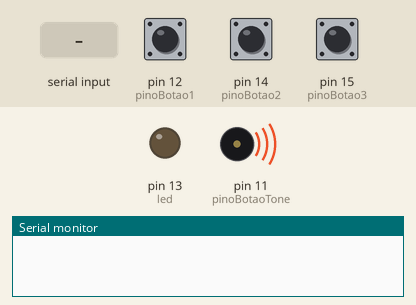
Bench run of a sketch on a simulated Arduino Uno, built with avr-gcc and run on an emulated ATmega328P. On the bench: output pins drawn as LEDs (lit = HIGH), buzzer (waves = sounding), the last lines printed to the serial monitor. The inputs (shaded band) are chosen by the test bench; at power-on: pin 12 (pinoBotao1) LOW, pin 14 (pinoBotao2) LOW, pin 15 (pinoBotao3) LOW.

Above: at 0.4 s.
At 3.4 s:
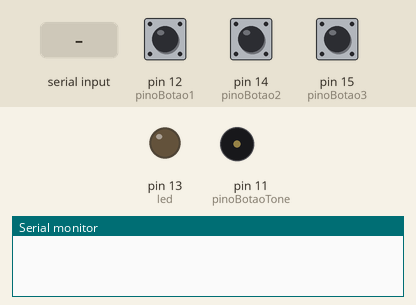
3.5 s: "1" received over Serial
At 4.2 s:
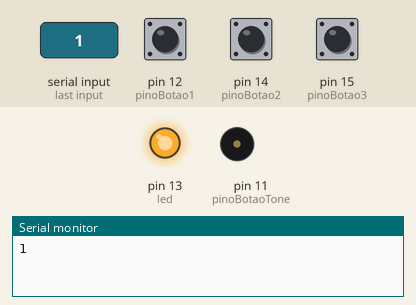
Timing chart, 0 to 6.5 s (numbered marks = the images above; inputs shaded):
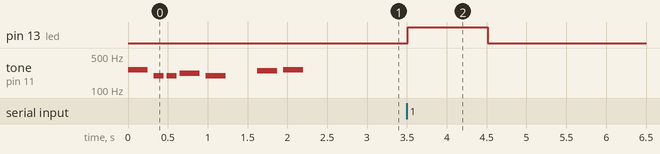

Measured:
- after the input at 3.5 s, pin 13 (led): LOW → HIGH at once, → LOW 1.0 s later

The sketch:

PrototipoShildMultiV1.ino
```cpp
#include "pitches.h"

/////////////////////////// includes IR
#include <IRremote.h>
IRsend irsend; // IR SALA

// Pin 13 has an LED connected on most Arduino boards.
// give it a name:
int led = 13;
String cmd = "";

//bt
byte pinoBotao1 = 12;//
byte pinoBotao2 = 14;//A0
byte pinoBotao3 = 15;//A1

byte pinoBotaoTone = 11;//

const long DEBOUNCE_DELAY_1 = 100;
int leitura_anterior_1 = 0;
int leitura_anterior_db_1 = 0;
long time_ultimo_debounce_1 = 0;
int debounce_ok_1 = 0;

const long DEBOUNCE_DELAY_2 = 100;
int leitura_anterior_2 = 0;
int leitura_anterior_db_2 = 0;
long time_ultimo_debounce_2 = 0;
int debounce_ok_2 = 0;

const long DEBOUNCE_DELAY_3 = 100;
int leitura_anterior_3 = 0;
int leitura_anterior_db_3 = 0;
long time_ultimo_debounce_3 = 0;
int debounce_ok_3 = 0;

// notes in the melody:
int melody[] = {
  NOTE_C4, NOTE_G3,NOTE_G3, NOTE_A3, NOTE_G3,0, NOTE_B3, NOTE_C4};

// note durations: 4 = quarter note, 8 = eighth note, etc.:
int noteDurations[] = {
  4, 8, 8, 4,4,4,4,4 };

void setup() {


  Serial.begin(9600);
  pinMode(pinoBotao1, INPUT);//bt1
  pinMode(pinoBotao2, INPUT);
  pinMode(pinoBotao3, INPUT);

  pinMode(led, OUTPUT);

  musica();

}

void loop() {
  /////// RECEBE SERIAL //-----------------------------------------------------------------------------------------------------------

  if(Serial.available() > 0) // serial pc
  {
    while(Serial.available() > 0)
    {
      cmd += char(Serial.read());
      delay(10);
    }
    Serial.println(cmd);
  }


  if (cmd.length() >0) {

    if(cmd == "1"){ led8(); }


    cmd = "";
  }
   botoes();


}

void musica()
{
// iterate over the notes of the melody:
  for (int thisNote = 0; thisNote < 8; thisNote++) {

    // to calculate the note duration, take one second
    // divided by the note type.
    //e.g. quarter note = 1000 / 4, eighth note = 1000/8, etc.
    int noteDuration = 1000/noteDurations[thisNote];
    tone(pinoBotaoTone, melody[thisNote],noteDuration);

    // to distinguish the notes, set a minimum time between them.
    // the note's duration + 30% seems to work well:
    int pauseBetweenNotes = noteDuration * 1.30;
    delay(pauseBetweenNotes);
    // stop the tone playing:
    noTone(pinoBotaoTone);
  }
}


void botoes()
{
  int leitura_atual_1 = digitalRead(pinoBotao1);
  if(leitura_atual_1 != leitura_anterior_1){time_ultimo_debounce_1 = millis(); debounce_ok_1;}
  if((millis()-time_ultimo_debounce_1)>DEBOUNCE_DELAY_1){debounce_ok_1=1;}
  if(debounce_ok_1 == 1){
    if(leitura_atual_1 == 1 && leitura_anterior_db_1 == 0){
      ligaTv();
      led8();
    }
    leitura_anterior_db_1 = leitura_atual_1;

  }

  int leitura_atual_2 = digitalRead(pinoBotao2);
  if(leitura_atual_2 != leitura_anterior_2){time_ultimo_debounce_2 = millis(); debounce_ok_2;}
  if((millis()-time_ultimo_debounce_2)>DEBOUNCE_DELAY_2){debounce_ok_2=1;}
  if(debounce_ok_2 == 1){
    if(leitura_atual_2 == 1 && leitura_anterior_db_2 == 0){
      volumeTvMais();
      led8();
    }
    leitura_anterior_db_2 = leitura_atual_2;

  }


  int leitura_atual_3 = digitalRead(pinoBotao3);
  if(leitura_atual_3 != leitura_anterior_3){time_ultimo_debounce_3 = millis(); debounce_ok_3;}
  if((millis()-time_ultimo_debounce_3)>DEBOUNCE_DELAY_3){debounce_ok_3=1;}
  if(debounce_ok_3 == 1){
    if(leitura_atual_3 == 1 && leitura_anterior_db_3 == 0){
      volumeTvMenos();
      led8();
    }
    leitura_anterior_db_3 = leitura_atual_3;

  }
}
void led8() {
  digitalWrite(led, HIGH);   // turn the LED on (HIGH is the voltage level)
  delay(1000);               // wait for a second
  digitalWrite(led, LOW);    // turn the LED off by making the voltage LOW
  delay(1000);               // wait for a second
}


//cimaTv
/////// CONTROLE TV //-----------------------------------------------------------------------------------------------------------

////////////////////////////////////////////////////////////////////////////////////////////////////////////////////////////////////////////////////////////////////////


void ligaTv()
{

  for (int i = 0; i < 1; i++) {
    irsend.sendNEC(0x20DF10EF, 32); //liga
    delay(40);
  }

}

//volumeTvMenos
void volumeTvMenos()
{

  for (int i = 0; i < 2; i++) {
    irsend.sendNEC(0x20DFC03F, 32); //volume-
    delay(40);
  }

}

//volumeTvMais
void volumeTvMais()
{

  for (int i = 0; i < 2; i++) {
    irsend.sendNEC(0x20DF40BF, 32); //volume+
    delay(40);
  }

}
```

pitches.h
```cpp
/*************************************************
 * Public Constants
 *************************************************/

#define NOTE_B0  31
#define NOTE_C1  33
#define NOTE_CS1 35
#define NOTE_D1  37
#define NOTE_DS1 39
#define NOTE_E1  41
#define NOTE_F1  44
#define NOTE_FS1 46
#define NOTE_G1  49
#define NOTE_GS1 52
#define NOTE_A1  55
#define NOTE_AS1 58
#define NOTE_B1  62
#define NOTE_C2  65
#define NOTE_CS2 69
#define NOTE_D2  73
#define NOTE_DS2 78
#define NOTE_E2  82
#define NOTE_F2  87
#define NOTE_FS2 93
#define NOTE_G2  98
#define NOTE_GS2 104
#define NOTE_A2  110
#define NOTE_AS2 117
#define NOTE_B2  123
#define NOTE_C3  131
#define NOTE_CS3 139
#define NOTE_D3  147
#define NOTE_DS3 156
#define NOTE_E3  165
#define NOTE_F3  175
#define NOTE_FS3 185
#define NOTE_G3  196
#define NOTE_GS3 208
#define NOTE_A3  220
#define NOTE_AS3 233
#define NOTE_B3  247
#define NOTE_C4  262
#define NOTE_CS4 277
#define NOTE_D4  294
#define NOTE_DS4 311
#define NOTE_E4  330
#define NOTE_F4  349
#define NOTE_FS4 370
#define NOTE_G4  392
#define NOTE_GS4 415
#define NOTE_A4  440
#define NOTE_AS4 466
#define NOTE_B4  494
#define NOTE_C5  523
#define NOTE_CS5 554
#define NOTE_D5  587
#define NOTE_DS5 622
#define NOTE_E5  659
#define NOTE_F5  698
#define NOTE_FS5 740
#define NOTE_G5  784
#define NOTE_GS5 831
#define NOTE_A5  880
#define NOTE_AS5 932
#define NOTE_B5  988
#define NOTE_C6  1047
#define NOTE_CS6 1109
#define NOTE_D6  1175
#define NOTE_DS6 1245
#define NOTE_E6  1319
#define NOTE_F6  1397
#define NOTE_FS6 1480
#define NOTE_G6  1568
#define NOTE_GS6 1661
#define NOTE_A6  1760
#define NOTE_AS6 1865
#define NOTE_B6  1976
#define NOTE_C7  2093
#define NOTE_CS7 2217
#define NOTE_D7  2349
#define NOTE_DS7 2489
#define NOTE_E7  2637
#define NOTE_F7  2794
#define NOTE_FS7 2960
#define NOTE_G7  3136
#define NOTE_GS7 3322
#define NOTE_A7  3520
#define NOTE_AS7 3729
#define NOTE_B7  3951
#define NOTE_C8  4186
#define NOTE_CS8 4435
#define NOTE_D8  4699
#define NOTE_DS8 4978
```
